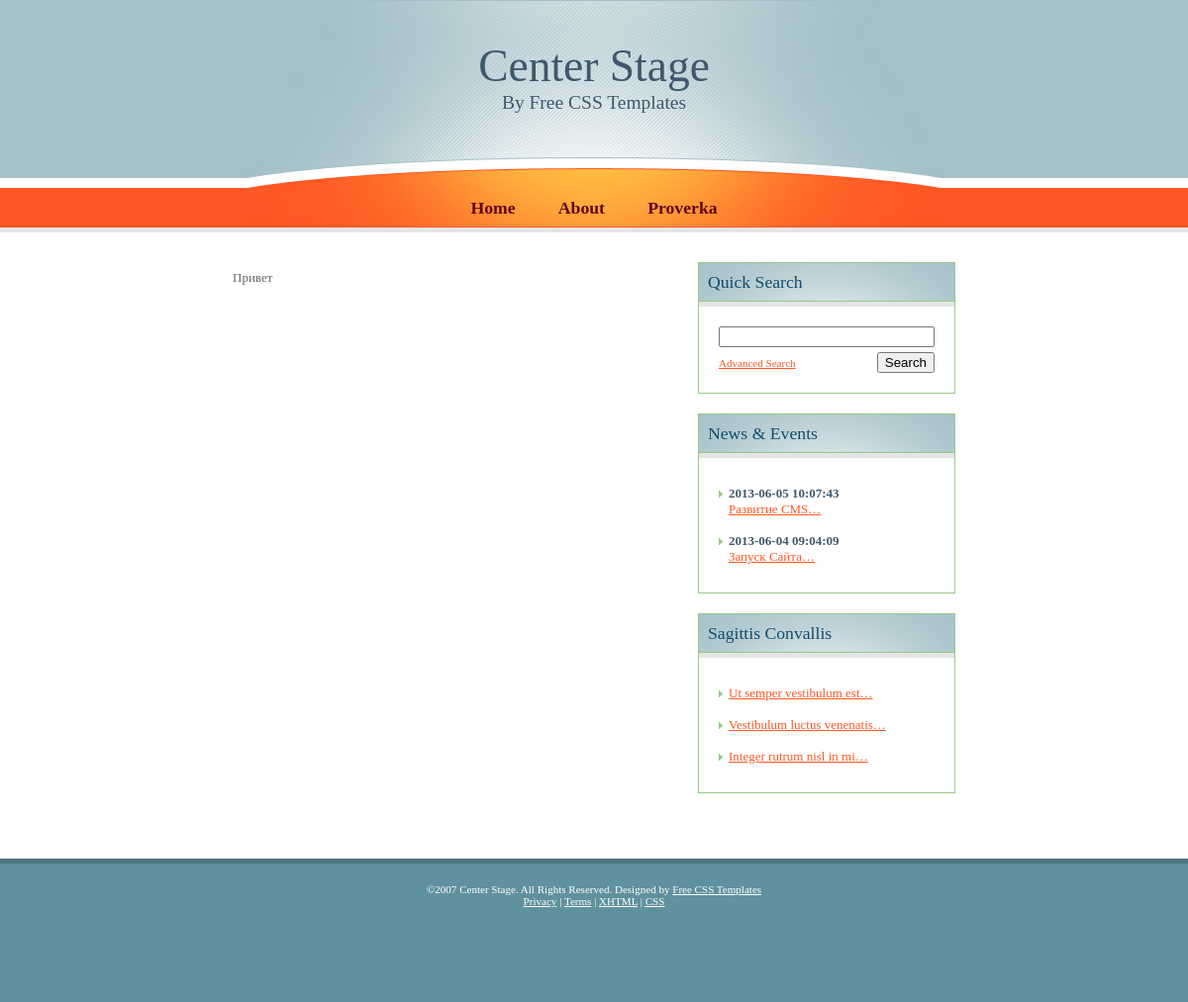
The page /index.php?id=5 on the database as committed earlier.
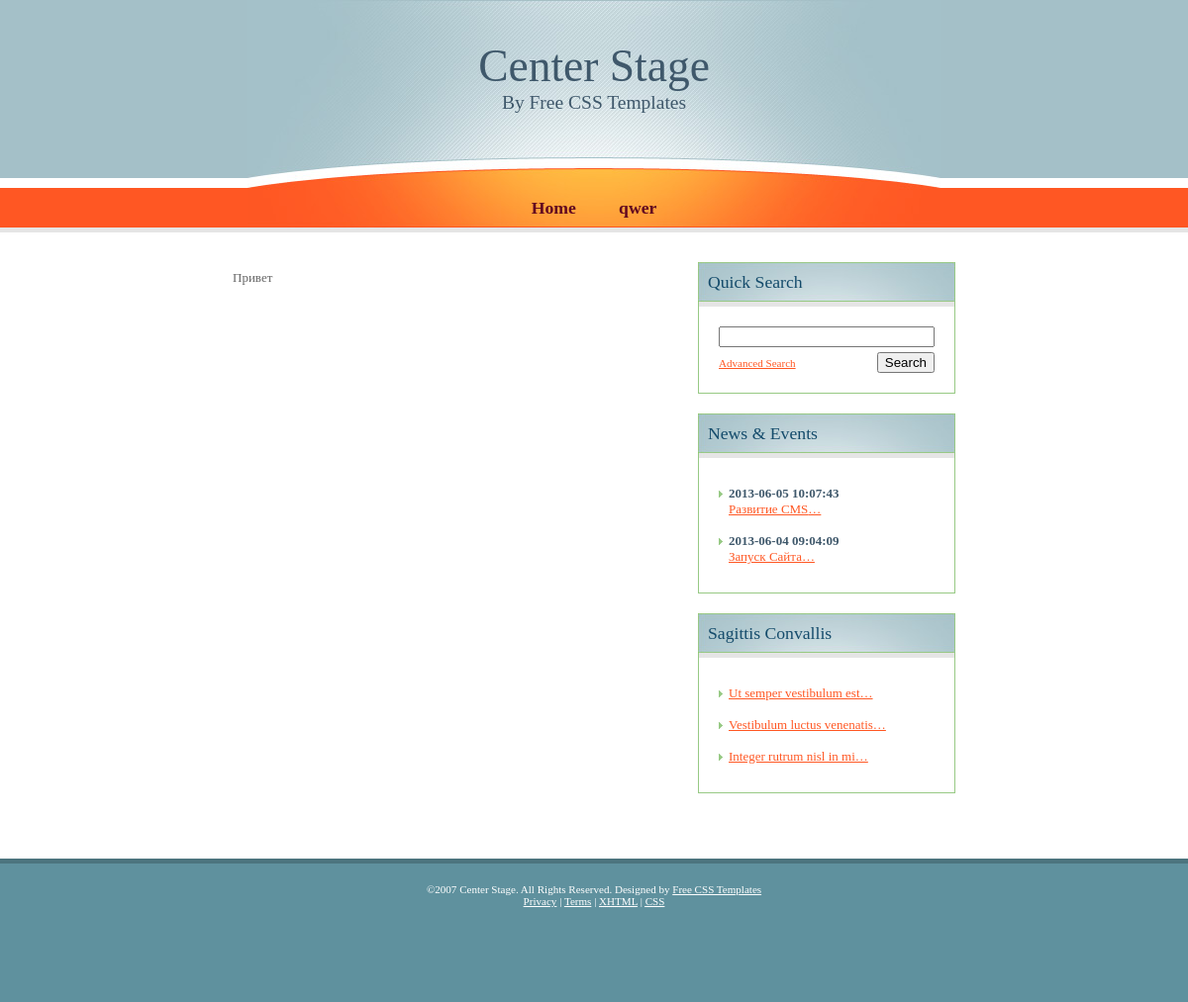
The same page on the database as committed later.
### tables this page shows
CREATE TABLE IF NOT EXISTS `pages` (
  `id_page` smallint(6) NOT NULL AUTO_INCREMENT,
  `title_page` tinytext,
  `keyw_page` varchar(255) DEFAULT NULL,
  `desc_page` varchar(255) DEFAULT NULL,
  `text_page` mediumtext,
  PRIMARY KEY (`id_page`)
);

CREATE TABLE IF NOT EXISTS `menu` (
  `id_menu` int(11) NOT NULL AUTO_INCREMENT,
  `name_menu` varchar(15) DEFAULT NULL,
  `activ_menu` tinyint(1) DEFAULT NULL,
  `action_menu` varchar(10) NOT NULL,
  `argument_menu` smallint(6) NOT NULL,
  PRIMARY KEY (`id_menu`)
);

CREATE TABLE IF NOT EXISTS `news` (
  `id_news` int(11) NOT NULL AUTO_INCREMENT,
  `title_news` varchar(45) DEFAULT NULL,
  `keyw_news` varchar(255) NOT NULL,
  `desc_news` varchar(255) NOT NULL,
  `text_news` text,
  `date_news` datetime DEFAULT NULL,
  PRIMARY KEY (`id_news`)
);

### dbQuery.php (called while the page is built, shortened)
<?php
    class QueryDB extends DB
{
        function Select($sql)
        {
            $result = mysql_query($sql);
            $n = mysql_num_rows($result);
            $arrayOut = array();
            for ($i = 0; $i < $n; $i++)
            {
                $row = mysql_fetch_assoc($result);
                $arrayOut[] = $row;
            }
        return $arrayOut;
        }
}
    class Content extends QueryDB
{
        function PageLoad($id)
        {
            return QueryDB::Select('SELECT * FROM pages WHERE id_page='.$id);
        }
        function NewsLoadAll($limit)
        {
            return QueryDB::Select('SELECT * FROM news ORDER BY date_news DESC LIMIT '.$limit);
        }
        function MenuLoad()
        {
            return QueryDB::Select('SELECT * FROM menu WHERE activ_menu = 1');
        }
}

### theme/default/index.php (the view, shortened to what this page needs)
<!DOCTYPE html PUBLIC "-//W3C//DTD XHTML 1.0 Strict//EN" "http://www.w3.org/TR/xhtml1/DTD/xhtml1-strict.dtd">
<html xmlns="http://www.w3.org/1999/xhtml">
<head>
<link href="theme/default/default.css" rel="stylesheet" type="text/css" />
</head>
<body>
<div id="header">
  <div id="logo">
    <h1><a href="http://web-mastery.info/">Center Stage</a></h1>
    <h2><a href="http://www.freecsstemplates.org/">By Free CSS Templates</a></h2>
  </div>
  <div id="menu">
    <ul><?foreach ($menu as $menu):?>
	  <li><a href=?action=<?=$menu['action_menu']?>&id=<?=$menu['argument_menu']?>><?=$menu['name_menu']?></a></li>
	  <?endforeach?>
</ul>
  </div>
</div>
<div id="page">
  <div id="content">
      <?=$content['text']?>
  </div>
  <div id="sidebar">
    <div id="search" class="boxed">
      <h2 class="title">Quick Search</h2>
      <div class="content">
        <form id="searchform" method="get" action="">
          <fieldset>
          <input id="searchinput" type="text" name="searchinput" value="" />
          <input id="searchsubmit" type="submit" value="Search" />
          <p><a href="http://web-mastery.info/">Advanced Search</a></p>
          </fieldset>
        </form>
      </div>
    </div>
    <div id="news" class="boxed">
      <h2 class="title">News &amp; Events</h2>
      <div class="content">
        <ul>
        <?foreach($news as $s_news):?>
          <li class="first">
            <h3><?=$s_news['date_news']?></h3>
            <p><a href="?action=news&id=<?=$s_news['id_news']?>"><?=$s_news['title_news']?>&hellip;</a></p>
          </li>
        <?endforeach?>
        </ul>
      </div>
    </div>
    <div id="extra" class="boxed">
      <h2 class="title">Sagittis Convallis</h2>
      <div class="content">
        <ul class="list">
          <li class="first"><a href="http://web-mastery.info/">Ut semper vestibulum est&hellip;</a></li>
          <li><a href="http://web-mastery.info/">Vestibulum luctus venenatis&hellip;</a></li>
          <li><a href="http://web-mastery.info/">Integer rutrum nisl in mi&hellip;</a></li>
        </ul>
      </div>
    </div>
  </div>
  <div style="clear: both;">&nbsp;</div>
</div>
<div id="footer">
  <p id="legal">&copy;2007 Center Stage. All Rights Reserved. Designed by <a href="http://www.freecsstemplates.org/">Free CSS Templates</a></p>
  <p id="links"><a href="http://web-mastery.info/">Privacy</a> | <a href="http://web-mastery.info/">Terms</a> | <a href="http://validator.w3.org/check/referer" title="This page validates as XHTML 1.0 Transitional"><abbr title="eXtensible HyperText Markup Language">XHTML</abbr></a> | <a href="http://jigsaw.w3.org/css-validator/check/referer" title="This page validates as CSS"><abbr title="Cascading Style Sheets">CSS</abbr></a></p>
</div>
</body>
</html>

### index.php (shortened to what this page needs)
<?php
require_once('dbQuery.php');
        $sql = new Content;
        $action = $_GET['action'];
        $news = $sql->NewsLoadAll(3);
        $menu = $sql->MenuLoad();
    if(empty($_GET['id']))
        $id=1;
    else
        $id = $_GET['id'];
    switch($action)
    {
        default:
        foreach ($sql->PageLoad($id) as $Tcontent):
        $content = array('text' => $Tcontent['text_page'],
                        'title' => $Tcontent['title_page'],
                        'keyw' => $Tcontent['keyw_page'],
                        'desc' => $Tcontent['desc_page']);
            include_once('theme\default\index.php');
        endforeach;
    }
?>

Rows that differ between the two databases and show on the page:
removed menu: name_menu "About"
removed menu: name_menu "Proverka"
added menu: name_menu "qwer"
